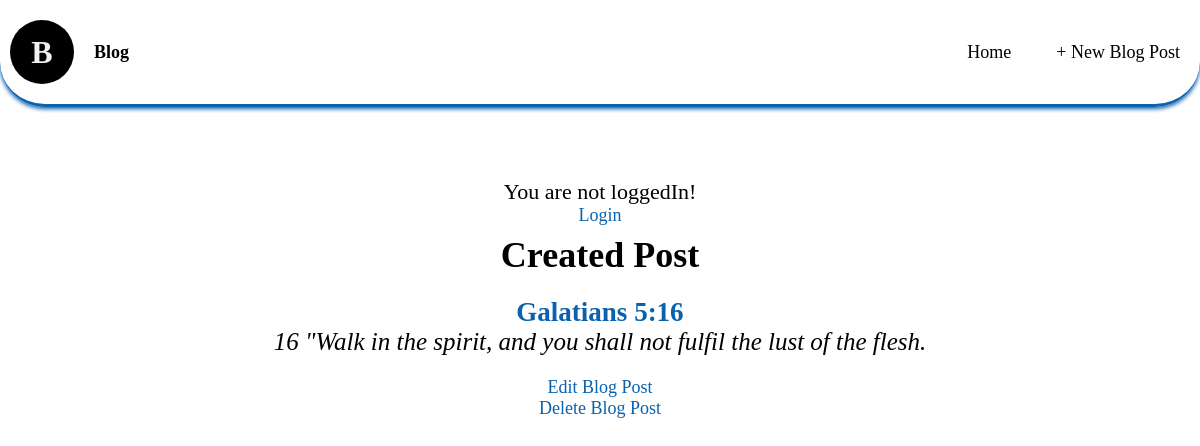
The app's page /post/1/ with its own data.
### bible_blog/models.py (models this page shows, shortened)
class Post(models.Model):
  title = models.CharField(max_length=200)
  author = models.ForeignKey('auth.User', on_delete=models.CASCADE)
  body = models.TextField()

### bible_blog/views.py (the view)
# urls.py: path('post/<int:pk>/', BlogDetailView.as_view(), name="post_detail"),
class BlogDetailView(DetailView):
  model = Post
  template_name = 'pages/post_detail.html'

### templates/pages/post_detail.html (shortened to what this page needs)
{% extends "pages/base.html" %}
    {% block content %}
    <div class="post-entry-detail">
      <h1>Created Post</h1>
      <br>
      <h2>{{ post.title }}</h2>
      <p>{{ post.body }}</p>
      <br>
      <a href="{% url "post_edit" post.pk %}">Edit Blog Post</a>
      <br>
      <a href="{% url "post_delete" post.pk %}">Delete Blog Post</a>
    </div>
    {% endblock content %}

### static/css/Base.css (style rules this page uses)
*, *::before, *::after { box-sizing: border-box; margin: 0; padding: 0; }
:root { --base: #555; --base-100: #f1f1f1; --base-400: #555; --base-800: #000; --yellow: #ffda4b; --yellow-100: #fffbe6; --yellow-400: #ffda4b; --yellow-800: #8b6f00; --blue: #0a61ae; --blue-100: #e2f8ff; --blue-400: #61dafb; --blue-800: #0a61ae; --red: #f00; --red-400: #be2c2c; --red-800: #ad1818; --white-800: #ffffff; --transparent: transparent; }
body { font-family: Cambria, Cochin, Georgia, Times, 'Times New Roman', serif; font-optical-sizing: auto; font-style: normal; font-size: 18px; }
h1 { text-align: center; padding-top: 5.2em; }

### records on screen
Post: title "Galatians 5:16", body "16 \"Walk in the spirit, and you shall not fulfil the lust of the flesh."
